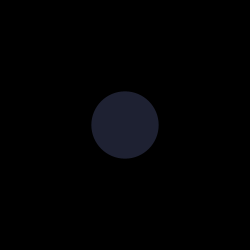
Frame 1 (no input)
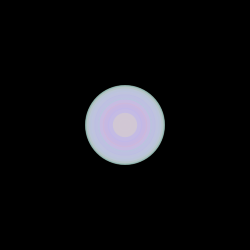
Frame 60 (the mouse pressed at the canvas centre just before this capture)
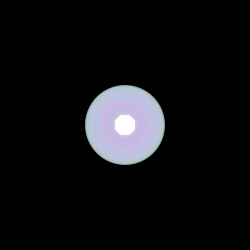
Frame 120 (the mouse held since frame 60 and released just before this capture)

The Processing sketch that drew these frames (run headless with seeded random() and noise(); from frame 60 on, the mouse is pressed at the canvas centre):

// Processing sketch: processing_82034
// ── processing_82034.pde

int counter;

void setup() {  //setup function called initially, only once
  size(250, 250);
  background(0);  //set background white
  colorMode(HSB);   //set colors to Hue, Saturation, Brightness mode
  counter = 0;
}

void draw() {  //draw function loops 
  counter++;
  noStroke();
  fill(random(255),100,255,50);
  
  if(mousePressed == true) { //add some interaction
    fill(255);
    ellipse(mouseX, mouseY, 20, 20);
  }
  else {
    ellipse(width/2, height/2, 80*sin(counter), 80*sin(counter));
  }
}
